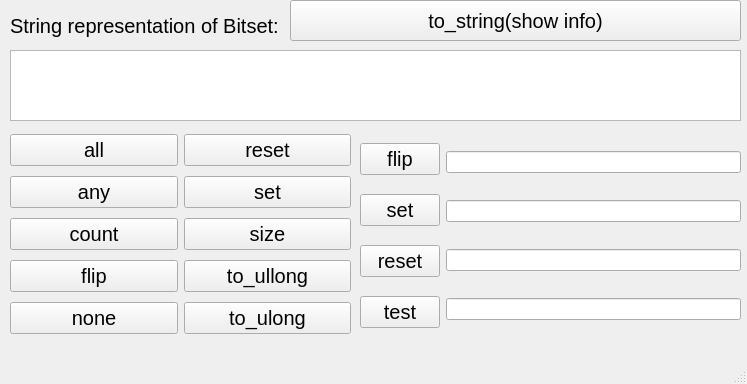
<?xml version="1.0" encoding="UTF-8"?>
<ui version="4.0">
 <class>MainWindow</class>
 <widget class="QMainWindow" name="MainWindow">
  <property name="geometry">
   <rect>
    <x>0</x>
    <y>0</y>
    <width>747</width>
    <height>384</height>
   </rect>
  </property>
  <property name="windowTitle">
   <string>Bitset</string>
  </property>
  <widget class="QWidget" name="centralwidget">
   <widget class="QTextEdit" name="textEdit">
    <property name="geometry">
     <rect>
      <x>10</x>
      <y>50</y>
      <width>731</width>
      <height>71</height>
     </rect>
    </property>
   </widget>
   <widget class="QPushButton" name="toStringButton">
    <property name="geometry">
     <rect>
      <x>290</x>
      <y>0</y>
      <width>451</width>
      <height>41</height>
     </rect>
    </property>
    <property name="styleSheet">
     <string notr="true">font-size: 20px;
color: rgb(0, 0, 0);</string>
    </property>
    <property name="text">
     <string>to_string(show info)</string>
    </property>
   </widget>
   <widget class="QLabel" name="label">
    <property name="geometry">
     <rect>
      <x>10</x>
      <y>10</y>
      <width>301</width>
      <height>31</height>
     </rect>
    </property>
    <property name="styleSheet">
     <string notr="true">font-size: 20px;
color: rgb(0, 0, 0);</string>
    </property>
    <property name="text">
     <string>String representation of Bitset:</string>
    </property>
   </widget>
   <widget class="QWidget" name="layoutWidget">
    <property name="geometry">
     <rect>
      <x>10</x>
      <y>130</y>
      <width>341</width>
      <height>211</height>
     </rect>
    </property>
    <layout class="QHBoxLayout" name="horizontalLayout">
     <item>
      <layout class="QVBoxLayout" name="verticalLayout">
       <item>
        <widget class="QPushButton" name="allButton">
         <property name="styleSheet">
          <string notr="true">font-size: 20px;
color: rgb(0, 0, 0);</string>
         </property>
         <property name="text">
          <string>all</string>
         </property>
        </widget>
       </item>
       <item>
        <widget class="QPushButton" name="anyButton">
         <property name="styleSheet">
          <string notr="true">font-size: 20px;
color: rgb(0, 0, 0);</string>
         </property>
         <property name="text">
          <string>any</string>
         </property>
        </widget>
       </item>
       <item>
        <widget class="QPushButton" name="countButton">
         <property name="styleSheet">
          <string notr="true">font-size: 20px;
color: rgb(0, 0, 0);</string>
         </property>
         <property name="text">
          <string>count</string>
         </property>
        </widget>
       </item>
       <item>
        <widget class="QPushButton" name="flipAllButton">
         <property name="styleSheet">
          <string notr="true">font-size: 20px;
color: rgb(0, 0, 0);</string>
         </property>
         <property name="text">
          <string>flip</string>
         </property>
        </widget>
       </item>
       <item>
        <widget class="QPushButton" name="noneButton">
         <property name="styleSheet">
          <string notr="true">font-size: 20px;
color: rgb(0, 0, 0);</string>
         </property>
         <property name="text">
          <string>none</string>
         </property>
        </widget>
       </item>
      </layout>
     </item>
     <item>
      <layout class="QVBoxLayout" name="verticalLayout_2">
       <item>
        <widget class="QPushButton" name="resetAllButton">
         <property name="styleSheet">
          <string notr="true">font-size: 20px;
color: rgb(0, 0, 0);</string>
         </property>
         <property name="text">
          <string>reset</string>
         </property>
        </widget>
       </item>
       <item>
        <widget class="QPushButton" name="setAllButton">
         <property name="styleSheet">
          <string notr="true">font-size: 20px;
color: rgb(0, 0, 0);</string>
         </property>
         <property name="text">
          <string>set</string>
         </property>
        </widget>
       </item>
       <item>
        <widget class="QPushButton" name="sizeButton">
         <property name="styleSheet">
          <string notr="true">font-size: 20px;
color: rgb(0, 0, 0);</string>
         </property>
         <property name="text">
          <string>size</string>
         </property>
        </widget>
       </item>
       <item>
        <widget class="QPushButton" name="toUllongButton">
         <property name="styleSheet">
          <string notr="true">font-size: 20px;
color: rgb(0, 0, 0);</string>
         </property>
         <property name="text">
          <string>to_ullong</string>
         </property>
        </widget>
       </item>
       <item>
        <widget class="QPushButton" name="toUlongButton">
         <property name="styleSheet">
          <string notr="true">font-size: 20px;
color: rgb(0, 0, 0);</string>
         </property>
         <property name="text">
          <string>to_ulong</string>
         </property>
        </widget>
       </item>
      </layout>
     </item>
    </layout>
   </widget>
   <widget class="QWidget" name="layoutWidget">
    <property name="geometry">
     <rect>
      <x>360</x>
      <y>130</y>
      <width>381</width>
      <height>211</height>
     </rect>
    </property>
    <layout class="QHBoxLayout" name="horizontalLayout_2">
     <item>
      <layout class="QVBoxLayout" name="verticalLayout_3">
       <item>
        <widget class="QPushButton" name="flipOneButton">
         <property name="styleSheet">
          <string notr="true">font-size: 20px;
color: rgb(0, 0, 0);</string>
         </property>
         <property name="text">
          <string>flip</string>
         </property>
        </widget>
       </item>
       <item>
        <widget class="QPushButton" name="setOneButton">
         <property name="styleSheet">
          <string notr="true">font-size: 20px;
color: rgb(0, 0, 0);</string>
         </property>
         <property name="text">
          <string>set</string>
         </property>
        </widget>
       </item>
       <item>
        <widget class="QPushButton" name="resetOneButton">
         <property name="styleSheet">
          <string notr="true">font-size: 20px;
color: rgb(0, 0, 0);</string>
         </property>
         <property name="text">
          <string>reset</string>
         </property>
        </widget>
       </item>
       <item>
        <widget class="QPushButton" name="testButton">
         <property name="styleSheet">
          <string notr="true">font-size: 20px;
color: rgb(0, 0, 0);</string>
         </property>
         <property name="text">
          <string>test</string>
         </property>
        </widget>
       </item>
      </layout>
     </item>
     <item>
      <layout class="QVBoxLayout" name="verticalLayout_4">
       <item>
        <widget class="QLineEdit" name="lineEditFlip">
         <property name="inputMask">
          <string>99</string>
         </property>
        </widget>
       </item>
       <item>
        <widget class="QLineEdit" name="lineEditSet">
         <property name="inputMask">
          <string>99</string>
         </property>
        </widget>
       </item>
       <item>
        <widget class="QLineEdit" name="lineEditReset">
         <property name="inputMask">
          <string>99</string>
         </property>
        </widget>
       </item>
       <item>
        <widget class="QLineEdit" name="lineEditTest">
         <property name="inputMask">
          <string>99</string>
         </property>
        </widget>
       </item>
      </layout>
     </item>
    </layout>
   </widget>
  </widget>
  <widget class="QMenuBar" name="menubar">
   <property name="geometry">
    <rect>
     <x>0</x>
     <y>0</y>
     <width>747</width>
     <height>17</height>
    </rect>
   </property>
  </widget>
  <widget class="QStatusBar" name="statusbar"/>
 </widget>
 <resources/>
 <connections/>
</ui>
